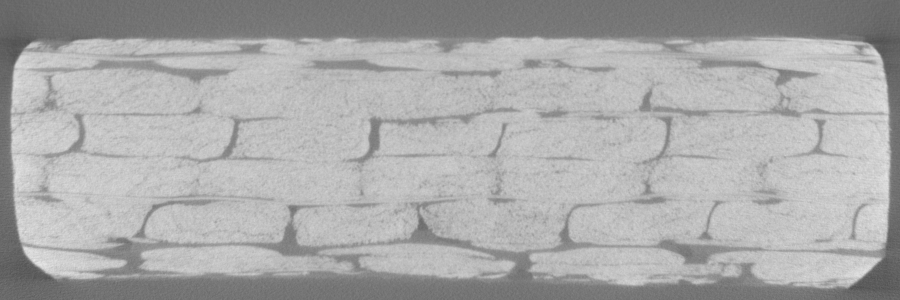
#> input picture Image_processing/test_image.tif, 900 x 300 px
$ jupyter execute sobel_filter.ipynb   (shell and % lines are left out)
#> lines starting #> are read from the running program, lines starting #| are printed output that depends on the picture; after the words box and inside, x2 and y2 are one past the last pixel; in counts of white or black regions, pixels touching at a corner belong together
[cell 1]
from skimage.external import tifffile
from skimage.filters import sobel, median
from scipy.signal import convolve2d
import matplotlib.pyplot as plt
import numpy as np
import skimage
import pdb

# Sobel filter

Sobel filter is often used to detect edges in images. Technically, it is a **discrete differentiation operator**. At each point in an image, the output of Sobel filter is the norm of gradient of this pixel. The way to compute the gradient is to apply vertical and horizontal derivative to the image.

And then we can compute the norm of gradient.

$$\displaystyle G_x = \left[\begin{array}{ccc} -1&0&1  \\ -2&0&2 \\ -1&0&1\end{array} \right] * A \hspace{4ex} G_y = \left[\begin{array}{ccc} 1&2&1  \\ 0&0&0 \\ -1&-2&-1\end{array} \right] * A$$

$$\displaystyle G = \sqrt{G_x^2 + G_y^2}$$

[cell 2]
img = tifffile.imread("../test_image.tif")
#> img is the input picture: shape (300, 900) uint16; min 20811, max 59135, mean 43567.6
img_sobel = sobel(img)>0.02
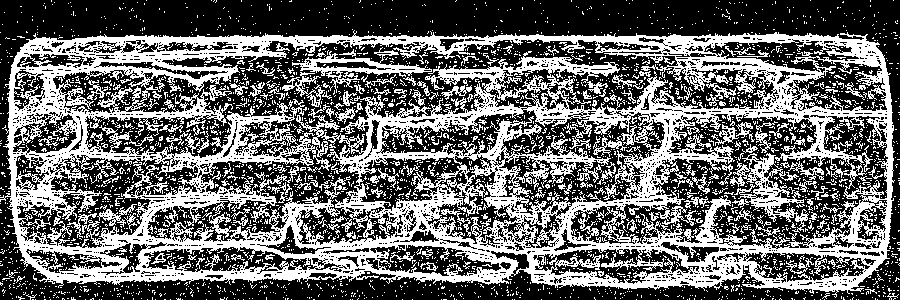
#> img_sobel: shape (300, 900) bool; 41% white; 3162 white regions (2973 under 20 px), largest, box (x1, y1, x2, y2) and area: (0, 30, 895, 298) 88726, (730, 153, 809, 233) 1895, (292, 47, 432, 93) 1399

f, ax = plt.subplots(1, 2, figsize=(20, 10))
ax[0].set_title("original", size=25)
ax[0].imshow(img, cmap='gray')
ax[1].set_title("sobel filter", size=25)
ax[1].imshow(img_sobel, cmap='gray')
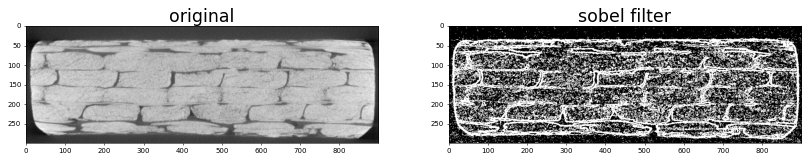
#> figure drawn by matplotlib, 2 panels
